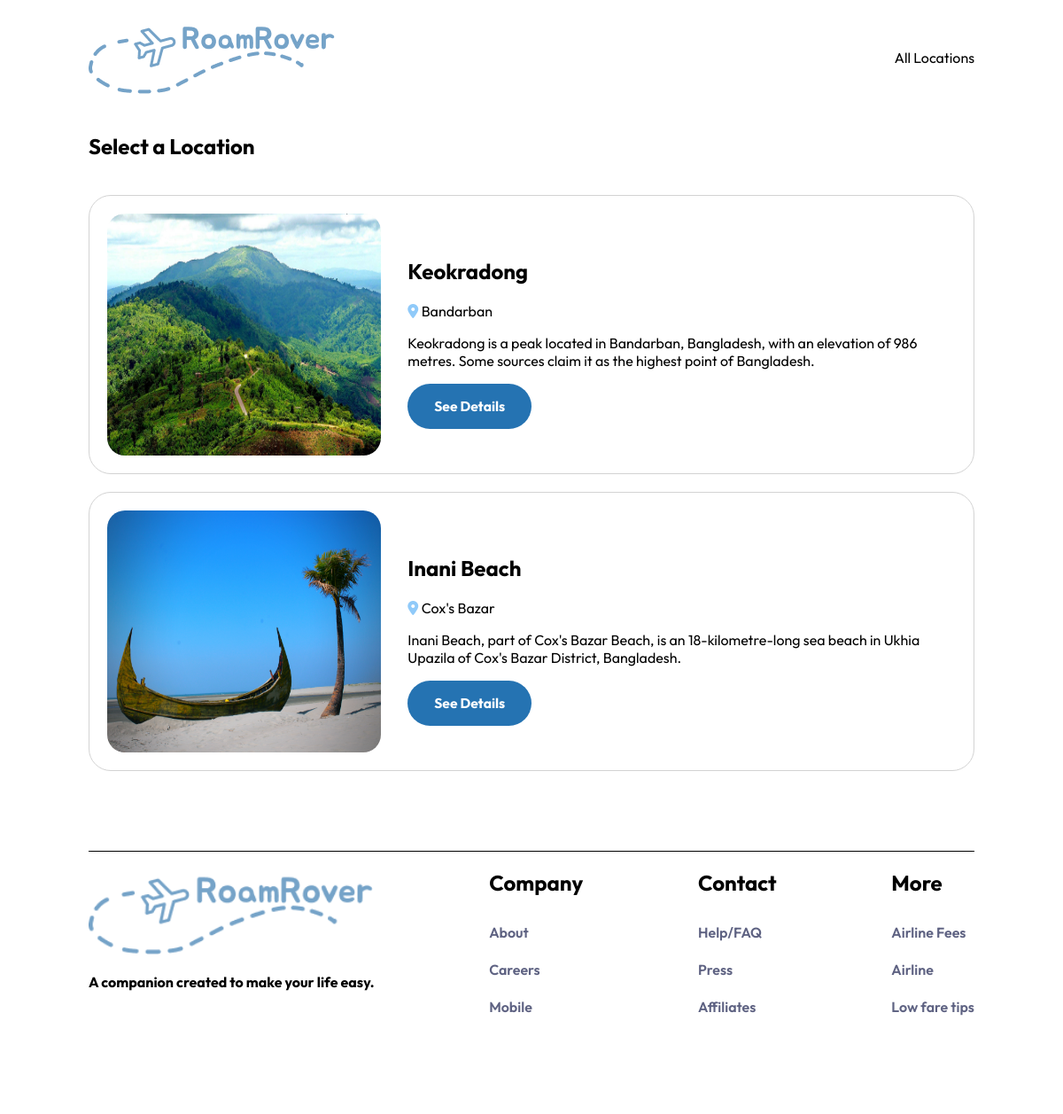
/locations, run on an earlier commit of the app's database.
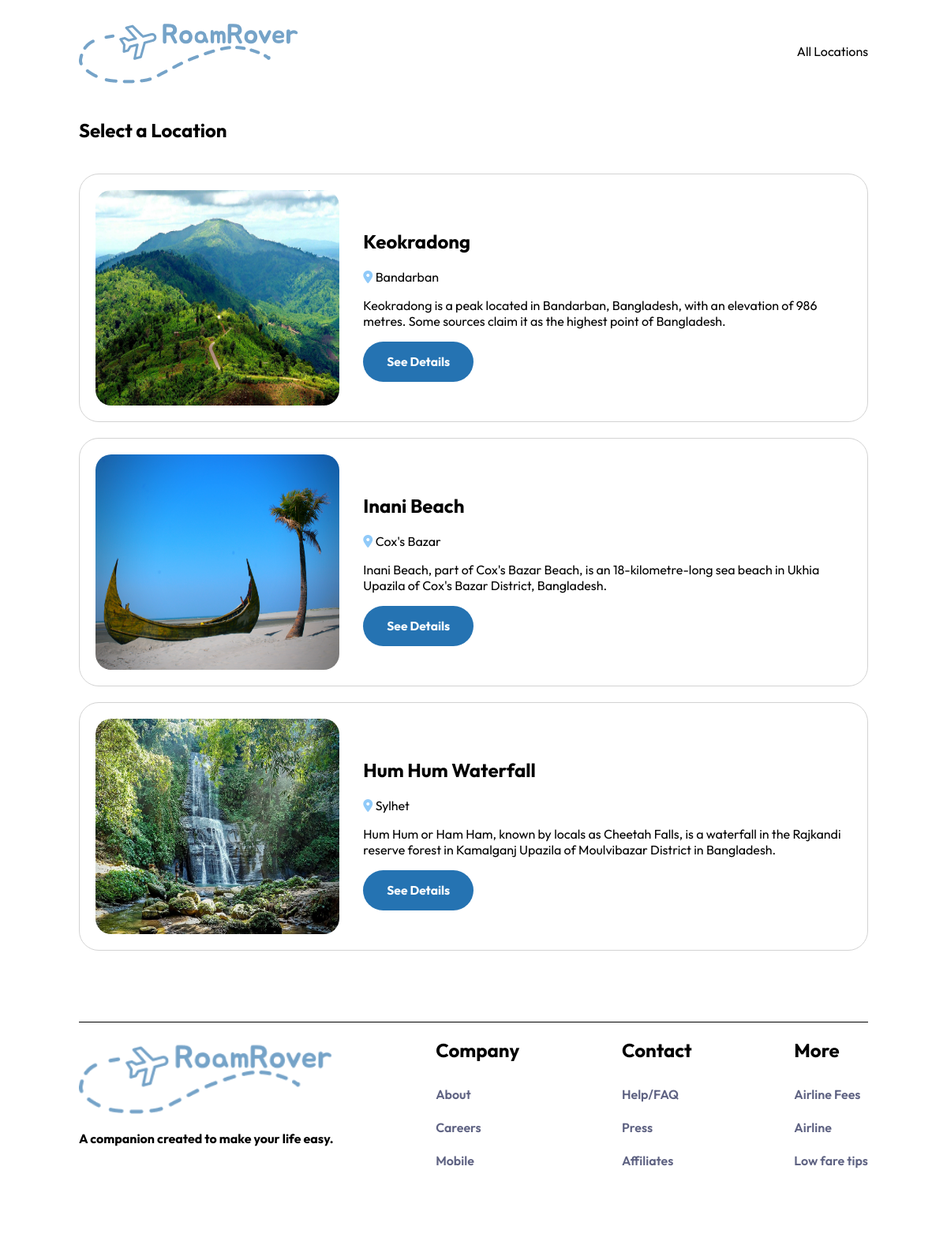
And on a later commit of the database.
### base/models.py (models this page shows, shortened)
class Location(models.Model):
    category = models.ForeignKey(Category, on_delete=models.CASCADE)
    name = models.CharField(max_length=200, blank=True, null=True)
    image = models.ImageField(
        upload_to="images/location", blank=True, null=True)
    city = models.CharField(max_length=200, blank=True, null=True)
    bio = models.CharField(max_length=200, blank=True, null=True)
    overview = models.TextField(max_length=10000, blank=True, null=True)
    containsWater = models.BooleanField(default=False, blank=True, null=True)
    involveHiking = models.BooleanField(default=False, blank=True, null=True)
    acrophobic = models.BooleanField(default=False, blank=True, null=True)
    safe = models.BooleanField(default=False, blank=True, null=True)
    cautious = models.BooleanField(default=False, blank=True, null=True)
    unsafe = models.BooleanField(default=False, blank=True, null=True)
    iframe = models.CharField(max_length=10000, blank=True, null=True)
    lattitude = models.CharField(max_length=200, blank=True, null=True)
    longitude = models.CharField(max_length=200, blank=True, null=True)
    class Meta:
        ordering = ['city']

### base/views.py (the view)
# urls.py: path("locations", LocationsList.as_view(), name="locations"),
class LocationsList(ListView):
    model = Location

### base/templates/base/location_list.html
{% extends "base/main.html" %} {% block content %}
<section class="all-locations">
  <h1>Select a Location</h1>
  {% for location in object_list %}
  <div class="location-container">
    <img
      src="{{location.image.url}}"
      alt=""
      style="width: 100%; border-radius: 20px; height: 273px"
    />
    <div>
      <h1>{{location.name}}</h1>
      <p>
        <i class="fa-solid fa-location-dot" style="color: #90caf9"></i>
        {{location.city}}
      </p>
      <p>{{location.bio}}</p>
      <a href="{% url 'location' location.id %}"
        ><button><h3>See Details</h3></button></a
      >
    </div>
  </div>
  {% endfor %}
</section>
{% endblock content %}

What changed in the data, as far as the page shows it:
added Location: image (picture), name "Hum Hum Waterfall", city "Sylhet", bio "Hum Hum or Ham Ham, known by locals as Cheetah Falls, is a waterfall in the Rajkandi reserve forest in Kamalganj Upazila of Moulvibazar District in Bangladesh."
